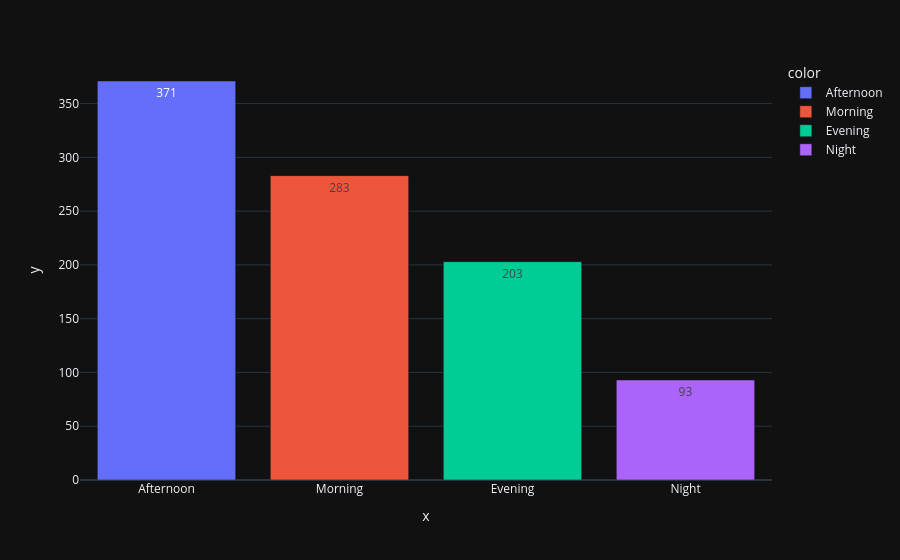
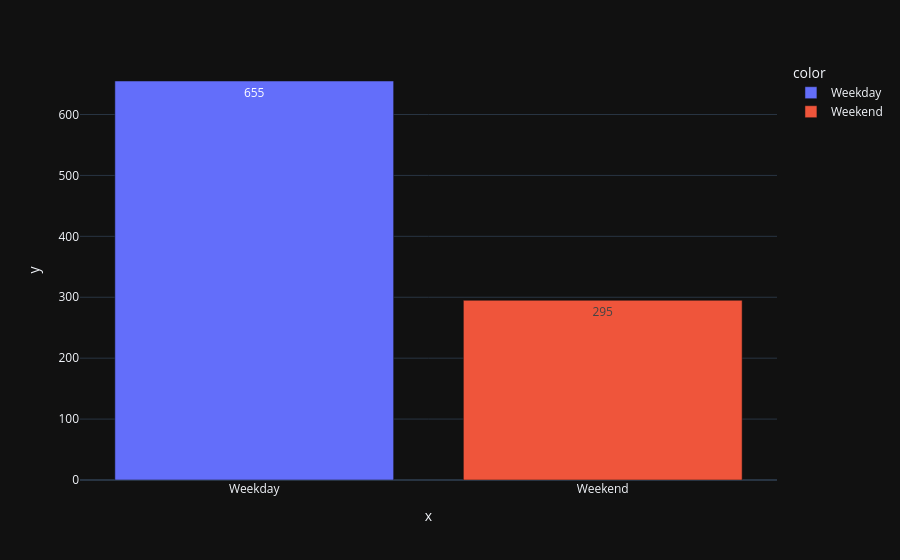
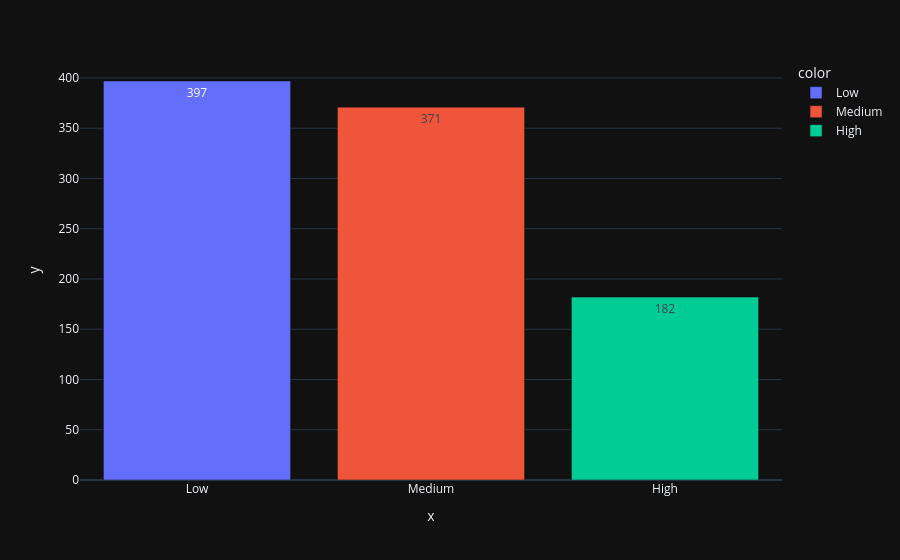
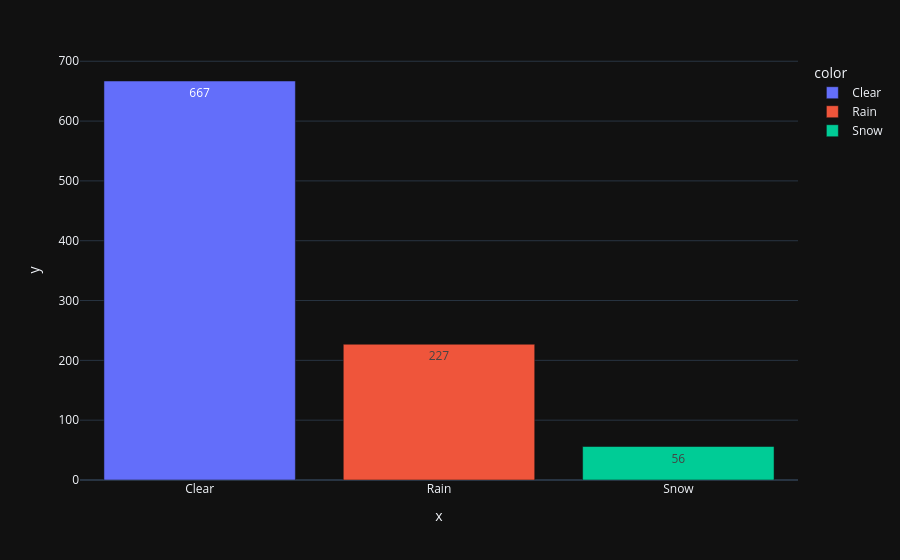

Write notebook code for charts like these, in order.
### Code cell
# Appliquer la fonction tracer_diagramme_barres à chaque colonne
for colonne in donnees_categorielles:
    tracer_diagramme_barres(colonne)

### Figure 1 — Plotly figure (JSON) as saved in the notebook; plotly's stock layout.template omitted (floating-point values rounded to 4 significant figures)
{"data": [{"hovertemplate": "color=Afternoon<br>x=%{x}<br>y=%{y}<extra></extra>", "legendgroup": "Afternoon", "marker": {"color": "#636efa", "pattern": {"shape": ""}}, "name": "Afternoon", "orientation": "v", "showlegend": true, "textposition": "auto", "texttemplate": "%{y}", "x": ["Afternoon"], "xaxis": "x", "y": [371], "yaxis": "y", "type": "bar"}, {"hovertemplate": "color=Morning<br>x=%{x}<br>y=%{y}<extra></extra>", "legendgroup": "Morning", "marker": {"color": "#EF553B", "pattern": {"shape": ""}}, "name": "Morning", "orientation": "v", "showlegend": true, "textposition": "auto", "texttemplate": "%{y}", "x": ["Morning"], "xaxis": "x", "y": [283], "yaxis": "y", "type": "bar"}, {"hovertemplate": "color=Evening<br>x=%{x}<br>y=%{y}<extra></extra>", "legendgroup": "Evening", "marker": {"color": "#00cc96", "pattern": {"shape": ""}}, "name": "Evening", "orientation": "v", "showlegend": true, "textposition": "auto", "texttemplate": "%{y}", "x": ["Evening"], "xaxis": "x", "y": [203], "yaxis": "y", "type": "bar"}, {"hovertemplate": "color=Night<br>x=%{x}<br>y=%{y}<extra></extra>", "legendgroup": "Night", "marker": {"color": "#ab63fa", "pattern": {"shape": ""}}, "name": "Night", "orientation": "v", "showlegend": true, "textposition": "auto", "texttemplate": "%{y}", "x": ["Night"], "xaxis": "x", "y": [93], "yaxis": "y", "type": "bar"}], "layout": {"xaxis": {"anchor": "y", "domain": [0.0, 1.0], "title": {"text": "x"}}, "yaxis": {"anchor": "x", "domain": [0.0, 1.0], "title": {"text": "y"}}, "legend": {"title": {"text": "color"}, "tracegroupgap": 0}, "margin": {"t": 60}, "barmode": "relative"}}

### Figure 2 — Plotly figure (JSON) as saved in the notebook; plotly's stock layout.template omitted (floating-point values rounded to 4 significant figures)
{"data": [{"hovertemplate": "color=Weekday<br>x=%{x}<br>y=%{y}<extra></extra>", "legendgroup": "Weekday", "marker": {"color": "#636efa", "pattern": {"shape": ""}}, "name": "Weekday", "orientation": "v", "showlegend": true, "textposition": "auto", "texttemplate": "%{y}", "x": ["Weekday"], "xaxis": "x", "y": [655], "yaxis": "y", "type": "bar"}, {"hovertemplate": "color=Weekend<br>x=%{x}<br>y=%{y}<extra></extra>", "legendgroup": "Weekend", "marker": {"color": "#EF553B", "pattern": {"shape": ""}}, "name": "Weekend", "orientation": "v", "showlegend": true, "textposition": "auto", "texttemplate": "%{y}", "x": ["Weekend"], "xaxis": "x", "y": [295], "yaxis": "y", "type": "bar"}], "layout": {"xaxis": {"anchor": "y", "domain": [0.0, 1.0], "title": {"text": "x"}}, "yaxis": {"anchor": "x", "domain": [0.0, 1.0], "title": {"text": "y"}}, "legend": {"title": {"text": "color"}, "tracegroupgap": 0}, "margin": {"t": 60}, "barmode": "relative"}}

### Figure 3 — Plotly figure (JSON) as saved in the notebook; plotly's stock layout.template omitted (floating-point values rounded to 4 significant figures)
{"data": [{"hovertemplate": "color=Low<br>x=%{x}<br>y=%{y}<extra></extra>", "legendgroup": "Low", "marker": {"color": "#636efa", "pattern": {"shape": ""}}, "name": "Low", "orientation": "v", "showlegend": true, "textposition": "auto", "texttemplate": "%{y}", "x": ["Low"], "xaxis": "x", "y": [397], "yaxis": "y", "type": "bar"}, {"hovertemplate": "color=Medium<br>x=%{x}<br>y=%{y}<extra></extra>", "legendgroup": "Medium", "marker": {"color": "#EF553B", "pattern": {"shape": ""}}, "name": "Medium", "orientation": "v", "showlegend": true, "textposition": "auto", "texttemplate": "%{y}", "x": ["Medium"], "xaxis": "x", "y": [371], "yaxis": "y", "type": "bar"}, {"hovertemplate": "color=High<br>x=%{x}<br>y=%{y}<extra></extra>", "legendgroup": "High", "marker": {"color": "#00cc96", "pattern": {"shape": ""}}, "name": "High", "orientation": "v", "showlegend": true, "textposition": "auto", "texttemplate": "%{y}", "x": ["High"], "xaxis": "x", "y": [182], "yaxis": "y", "type": "bar"}], "layout": {"xaxis": {"anchor": "y", "domain": [0.0, 1.0], "title": {"text": "x"}}, "yaxis": {"anchor": "x", "domain": [0.0, 1.0], "title": {"text": "y"}}, "legend": {"title": {"text": "color"}, "tracegroupgap": 0}, "margin": {"t": 60}, "barmode": "relative"}}

### Figure 4 — Plotly figure (JSON) as saved in the notebook; plotly's stock layout.template omitted (floating-point values rounded to 4 significant figures)
{"data": [{"hovertemplate": "color=Clear<br>x=%{x}<br>y=%{y}<extra></extra>", "legendgroup": "Clear", "marker": {"color": "#636efa", "pattern": {"shape": ""}}, "name": "Clear", "orientation": "v", "showlegend": true, "textposition": "auto", "texttemplate": "%{y}", "x": ["Clear"], "xaxis": "x", "y": [667], "yaxis": "y", "type": "bar"}, {"hovertemplate": "color=Rain<br>x=%{x}<br>y=%{y}<extra></extra>", "legendgroup": "Rain", "marker": {"color": "#EF553B", "pattern": {"shape": ""}}, "name": "Rain", "orientation": "v", "showlegend": true, "textposition": "auto", "texttemplate": "%{y}", "x": ["Rain"], "xaxis": "x", "y": [227], "yaxis": "y", "type": "bar"}, {"hovertemplate": "color=Snow<br>x=%{x}<br>y=%{y}<extra></extra>", "legendgroup": "Snow", "marker": {"color": "#00cc96", "pattern": {"shape": ""}}, "name": "Snow", "orientation": "v", "showlegend": true, "textposition": "auto", "texttemplate": "%{y}", "x": ["Snow"], "xaxis": "x", "y": [56], "yaxis": "y", "type": "bar"}], "layout": {"xaxis": {"anchor": "y", "domain": [0.0, 1.0], "title": {"text": "x"}}, "yaxis": {"anchor": "x", "domain": [0.0, 1.0], "title": {"text": "y"}}, "legend": {"title": {"text": "color"}, "tracegroupgap": 0}, "margin": {"t": 60}, "barmode": "relative"}}
